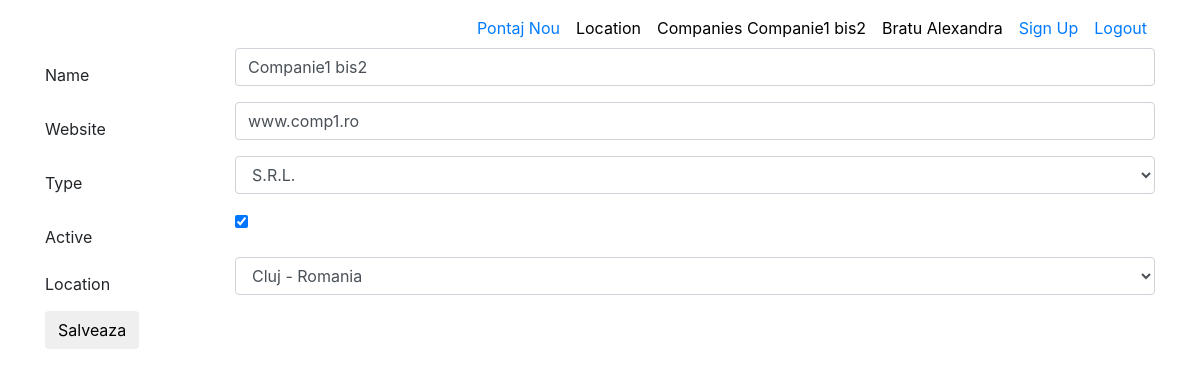
Page /companies/edit_companies/1/ (signed in) on the committed database.
### aplicatie2/models.py (models this page shows, shortened)
class Companies(models.Model):
    name = models.CharField(max_length=50)
    website = models.CharField(max_length=100)
    type = models.CharField(max_length=10, choices=companies_choices)
    active = models.BooleanField(default=True)
    location = models.ForeignKey(Location, on_delete=models.CASCADE)

### aplicatie2/views.py (the view, shortened to what this page needs)
# urls.py: path('edit_companies/<int:pk>/', views.UpdateCompaniesView.as_view(), name="modificare"),
class UpdateCompaniesView(LoginRequiredMixin, UpdateView):
    model = Companies
    form_class = CompaniesForm
    template_name = 'aplicatie1/location_form.html'

### aplicatie2/forms.py
class CompaniesForm(forms.ModelForm):
    class Meta:
        model = Companies
        fields = ['name', 'website', 'type', 'active', 'location']
        widgets = {
            'name': TextInput(attrs={'placeholder': 'Name of company', 'class': 'form-control'}),
            'website': TextInput(attrs={'placeholder': 'Website', 'class': 'form-control'}),
            'type': Select(attrs={'class': 'form-control'}),
            'location': Select(attrs={'class': 'form-control'})
        }

### aplicatie1/models.py (called while the page is built)
    def __str__(self):
        return f"{self.city} - {self.country}"

### proiect/context_processors.py (called while the page is built)
def get_company_name(request):
    if request.user.is_authenticated:
        return {'customer_name': request.user.userextend.customer.name}
    else:
        return {}

def is_ready_to_word(request):
    if request.user.is_authenticated:
        if Pontaj.objects.filter(user_id=request.user.id,  end_date=None).exists() is True:
            return {'ready_to_work': False}
        return {'ready_to_work': True}
    return {}

### templates/aplicatie1/location_form.html (shortened to what this page needs)
{% extends 'base.html' %}
{% block content %}
    <br>
    <br>
    <form method="POST">
          <div class="box">
            <div class="field">
                {% for field in form %}
                    <div class="row">
                        <label class="col-md-2  text-left" style="padding-top: 15px;">{{ field.label }}</label>
                        <div class="col-md-10">
                            <div class="form-group">
                                {{ field }}
                            </div>
                        </div>
                    </div>
                {% endfor %}
            </div>
            <button class="btn btn-default btn-round">Salveaza</button>
    </form>
{% endblock %}

### templates/base.html (shortened to what this page needs)
<!DOCTYPE html>
<html lang="en">
<head>
    {% load static %}
    <link rel="stylesheet" href="https://maxcdn.bootstrapcdn.com/bootstrap/4.0.0/css/bootstrap.min.css"
>
    <link href="{% static 'css/style.css' %}" rel="stylesheet">
</head>
<body class="about-us">
<nav class="navbar navbar-expand-lg fixed-top navbar-transparent nav-down" color-on-scroll="200">
    <div class="container">
        <div class="collapse navbar-collapse">
            <ul class="navbar-nav ml-auto">
                {% if request.user.is_authenticated %}
                {% if ready_to_work %}
                <li class="nav-item">
                    <a class="nav-link" href="{% url 'userprofile:pontaj' %}">
                        Pontaj Nou
                    </a>
                </li>
                {% else %}
                <li class="nav-item">
                    <a class="nav-link" href="{% url 'userprofile:stop' request.user.id %}">
                        Ai pontat deja
                    </a>
                </li>
                {% endif %}
                {% endif %}
                <li class="nav-item">
                    <a href="{% url 'aplicatie1:home' %}" class="nav-link" style="color:black">
                        Location
                    </a>
                </li>
                <li class="nav-item">
                    <a href="{% url 'aplicatie2:home' %}" class="nav-link" style="color:black">
                        Companies {{ customer_name }}
                    </a>
                </li>
                {% if request.user.is_authenticated %}
                    <li class="nav-item">
                        <a href="{% url 'userprofile:update_profile' request.user.id %}" class="nav-link"
                           style="color: black">{{ request.user.first_name }} {{ request.user.last_name }}</a>
                    </li>
                {% endif %}
                <li class="nav-item">
                    <a href="{% url 'userprofile:new_account' %}" class="nav-link">
                        Sign Up
                    </a>
                </li>
                {% if request.user.is_authenticated == True %}
                    <li class="nav-item">
                        <a href="{% url 'logout' %}" class="nav-link">
                            Logout
                        </a>
                    </li>
                {% endif %}
            </ul>
        </div>
    </div>
</nav>
<div class="page-header page-header-small">
    <div class="content-center">
        <div class="container">
            {% block content %}
            {% endblock %}
        </div>
    </div>
</div>
</body>
</html>

### rows in the picture
Companies: name "Companie1 bis2", form "Companie1 bis2" "www.comp1.ro" "S.R.L." "☑" "Cluj - Romania"

### other values in the picture
{{ request.user.first_name }} "Bratu"
{{ request.user.last_name }} "Alexandra"
{{ field.label }} "Name" "Website" "Type" "Active" "Location"
